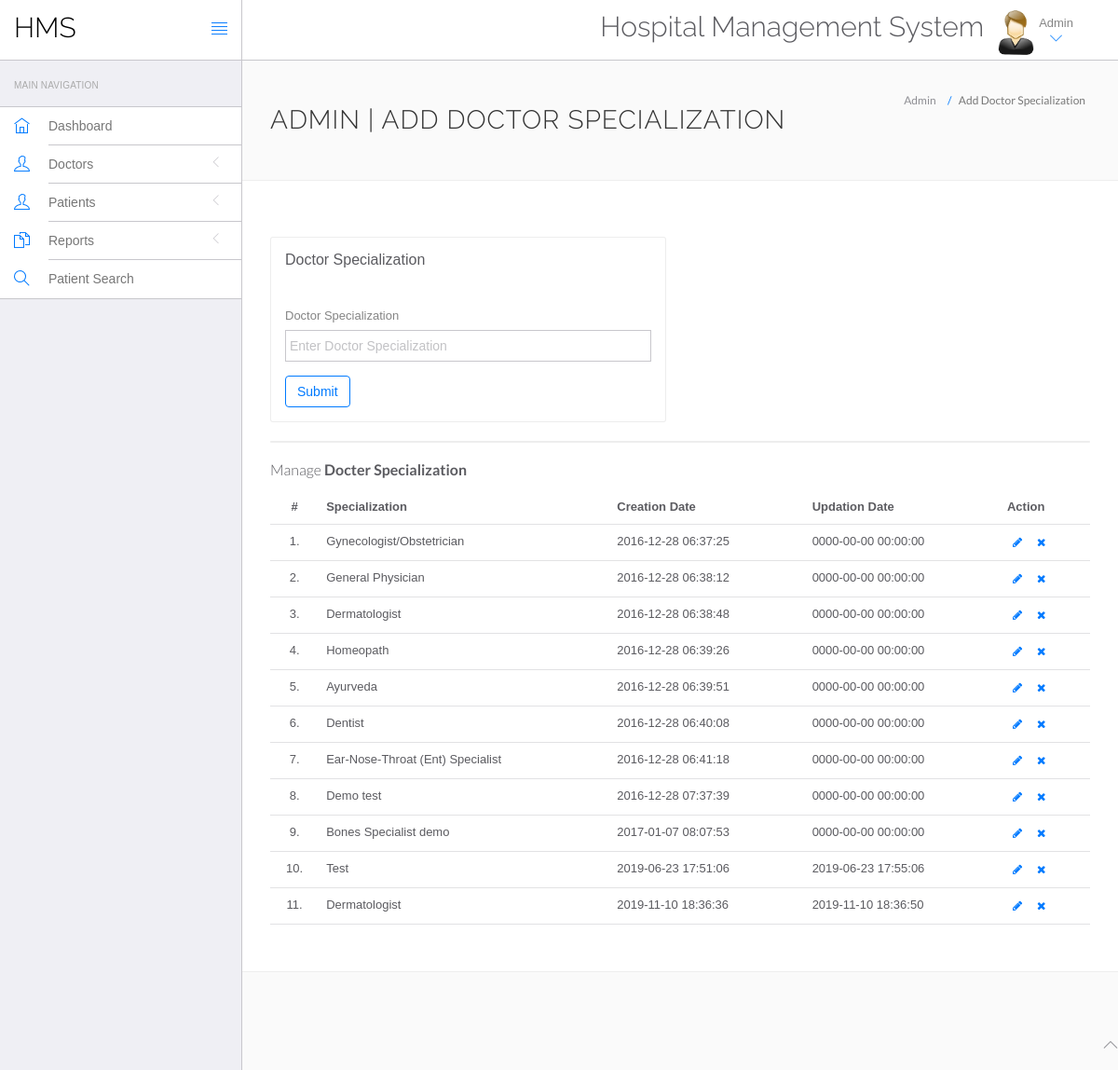
The app's page /admin/doctor-specilization.php (signed in), older data.
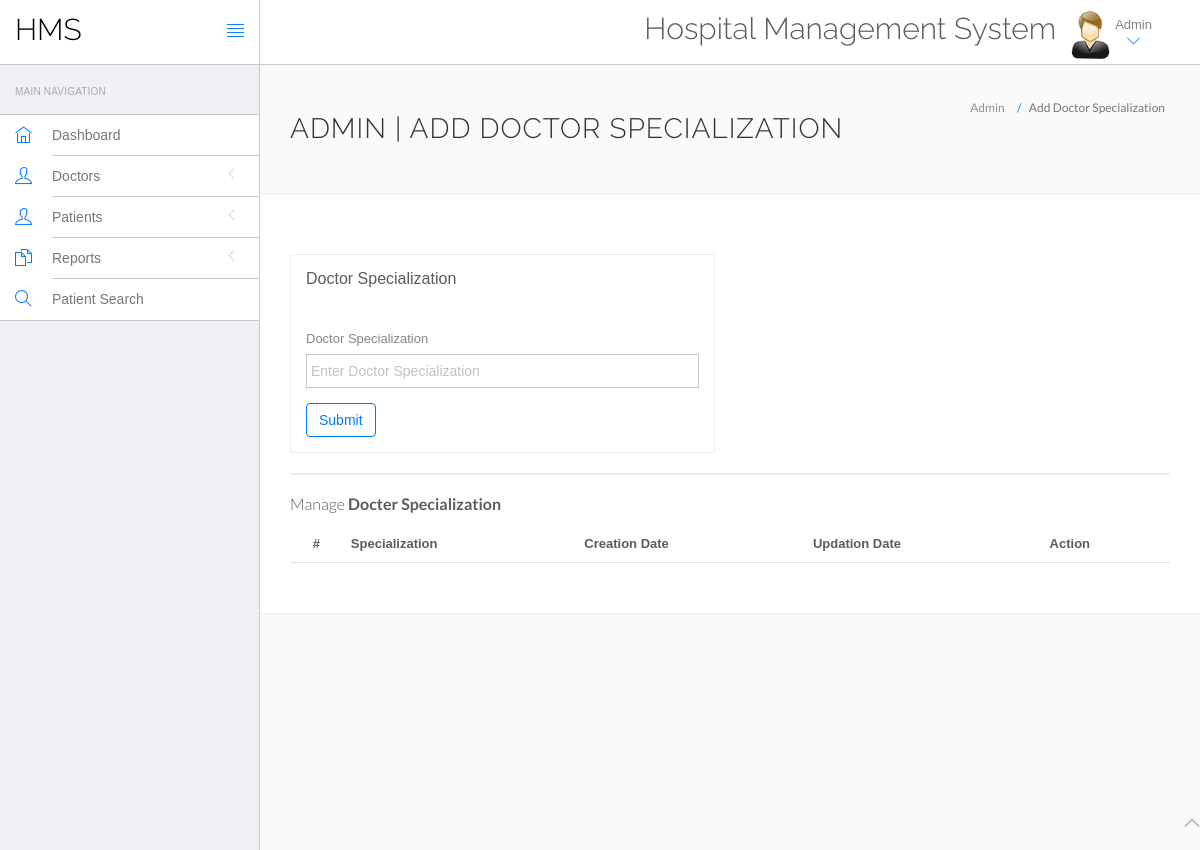
The same page, newer data.
### tables this page shows
CREATE TABLE `doctorspecilization` (
  `id` int(11) NOT NULL,
  `specilization` varchar(255) DEFAULT NULL,
  `creationDate` timestamp NULL DEFAULT current_timestamp(),
  `updationDate` timestamp NULL DEFAULT NULL ON UPDATE current_timestamp()
);

### admin/doctor-specilization.php (the view, shortened to what this page needs)
<?php
include('../connection/connect.php');
?>
<!DOCTYPE html>
<html lang="en">
	<head>
		<link rel="stylesheet" href="vendor/bootstrap/css/bootstrap.min.css">
		<link rel="stylesheet" href="vendor/fontawesome/css/font-awesome.min.css">
		<link rel="stylesheet" href="vendor/themify-icons/themify-icons.min.css">
		<link href="vendor/animate.css/animate.min.css" rel="stylesheet" media="screen">
		<link href="vendor/perfect-scrollbar/perfect-scrollbar.min.css" rel="stylesheet" media="screen">
		<link href="vendor/switchery/switchery.min.css" rel="stylesheet" media="screen">
		<link href="vendor/bootstrap-touchspin/jquery.bootstrap-touchspin.min.css" rel="stylesheet" media="screen">
		<link href="vendor/select2/select2.min.css" rel="stylesheet" media="screen">
		<link href="vendor/bootstrap-datepicker/bootstrap-datepicker3.standalone.min.css" rel="stylesheet" media="screen">
		<link href="vendor/bootstrap-timepicker/bootstrap-timepicker.min.css" rel="stylesheet" media="screen">
		<link rel="stylesheet" href="assets/css/styles.css">
		<link rel="stylesheet" href="assets/css/plugins.css">
		<link rel="stylesheet" href="assets/css/themes/theme-1.css" id="skin_color" />
	</head>
	<body>
		<div id="app">
<?php include('include/sidebar.php');?>
			<div class="app-content">
						<?php include('include/header.php');?>
				<div class="main-content" >
					<div class="wrap-content container" id="container">
						<section id="page-title">
							<div class="row">
								<div class="col-sm-8">
									<h1 class="mainTitle">Admin | Add Doctor Specialization</h1>
																	</div>
								<ol class="breadcrumb">
									<li>
										<span>Admin</span>
									</li>
									<li class="active">
										<span>Add Doctor Specialization</span>
									</li>
								</ol>
							</div>
						</section>
						<div class="container-fluid container-fullw bg-white">
							<div class="row">
								<div class="col-md-12">
									<div class="row margin-top-30">
										<div class="col-lg-6 col-md-12">
											<div class="panel panel-white">
												<div class="panel-heading">
													<h5 class="panel-title">Doctor Specialization</h5>
												</div>
												<div class="panel-body">
													<form role="form" name="dcotorspcl" method="post" >
														<div class="form-group">
															<label for="exampleInputEmail1">
																Doctor Specialization
															</label>
							<input type="text" name="doctorspecilization" class="form-control"  placeholder="Enter Doctor Specialization">
														</div>
														<button type="submit" name="submit" class="btn btn-o btn-primary">
															Submit
														</button>
													</form>
												</div>
											</div>
										</div>
											</div>
										</div>
									<div class="col-lg-12 col-md-12">
											<div class="panel panel-white">
											</div>
										</div>
									</div>
									<div class="row">
								<div class="col-md-12">
									<h5 class="over-title margin-bottom-15">Manage <span class="text-bold">Docter Specialization</span></h5>
									<table class="table table-hover" id="sample-table-1">
										<thead>
											<tr>
												<th class="center">#</th>
												<th>Specialization</th>
												<th class="hidden-xs">Creation Date</th>
												<th>Updation Date</th>
												<th>Action</th>
											</tr>
										</thead>
										<tbody>
<?php
$sql=mysqli_query($con,"select * from doctorSpecilization");
$cnt=1;
while($row=mysqli_fetch_array($sql))
{
?>
											<tr>
												<td class="center"><?php echo $cnt;?>.</td>
												<td class="hidden-xs"><?php echo $row['specilization'];?></td>
												<td><?php echo $row['creationDate'];?></td>
												<td><?php echo $row['updationDate'];?>
												</td>
												<td >
												<div class="visible-md visible-lg hidden-sm hidden-xs">
							<a href="edit-doctor-specialization.php?id=<?php echo $row['id'];?>" class="btn btn-transparent btn-xs" tooltip-placement="top" tooltip="Edit"><i class="fa fa-pencil"></i></a>
	<a href="doctor-specilization.php?id=<?php echo $row['id']?>&del=delete" onClick="return confirm('Are you sure you want to delete?')"class="btn btn-transparent btn-xs tooltips" tooltip-placement="top" tooltip="Remove"><i class="fa fa-times fa fa-white"></i></a>
												</div>
												</td>
											</tr>
											<?php
$cnt=$cnt+1;
											 }?>
										</tbody>
									</table>
								</div>
							</div>
								</div>
							</div>
						</div>
					</div>
				</div>
	<?php include('include/footer.php');?>
	</body>
</html>

Row changes from the older to the newer data that the page shows:
removed doctorspecilization: specilization "Gynecologist/Obstetrician", creationDate "2016-12-28 06:37:25", updationDate "0000-00-00 00:00:00"
removed doctorspecilization: specilization "General Physician", creationDate "2016-12-28 06:38:12", updationDate "0000-00-00 00:00:00"
removed doctorspecilization: specilization "Dermatologist", creationDate "2016-12-28 06:38:48", updationDate "0000-00-00 00:00:00"
removed doctorspecilization: specilization "Homeopath", creationDate "2016-12-28 06:39:26", updationDate "0000-00-00 00:00:00"
removed doctorspecilization: specilization "Ayurveda", creationDate "2016-12-28 06:39:51", updationDate "0000-00-00 00:00:00"
removed doctorspecilization: specilization "Dentist", creationDate "2016-12-28 06:40:08", updationDate "0000-00-00 00:00:00"
removed doctorspecilization: specilization "Ear-Nose-Throat (Ent) Specialist", creationDate "2016-12-28 06:41:18", updationDate "0000-00-00 00:00:00"
removed doctorspecilization: specilization "Demo test", creationDate "2016-12-28 07:37:39", updationDate "0000-00-00 00:00:00"
removed doctorspecilization: specilization "Bones Specialist demo", creationDate "2017-01-07 08:07:53", updationDate "0000-00-00 00:00:00"
removed doctorspecilization: specilization "Test", creationDate "2019-06-23 17:51:06", updationDate "2019-06-23 17:55:06"
removed doctorspecilization: specilization "Dermatologist", creationDate "2019-11-10 18:36:36", updationDate "2019-11-10 18:36:50"
